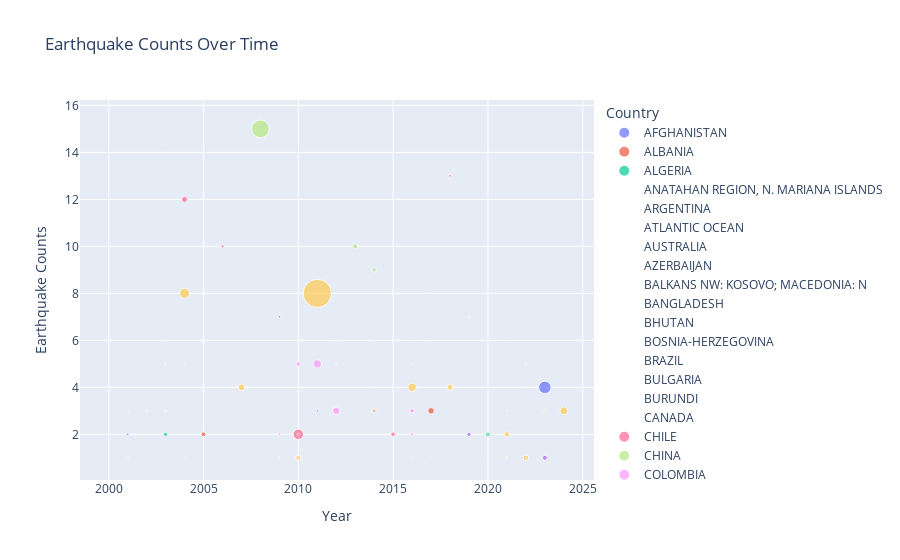

This figure's notebook cell:
### Code cell
# group by country and year, calculating total counts and sum of damages per year 
bubble_data = earthquakes.groupby(["Country Name", "Year"]).agg(
    Earthquake_Count=("Country Name", "count"),
    Total_Damage_Mil=("Total Damage ($Mil)", "sum")
).reset_index()

# maybe remove the coutnries that dont have totaldamagemil???
fig = px.scatter(
    bubble_data,
    x="Year",
    y="Earthquake_Count",
    size="Total_Damage_Mil",
    color="Country Name",
    title="Earthquake Counts Over Time",
    labels={"Earthquake_Count": "Earthquake Counts", "Total_Damage_Mil": "Total Damage ($Mil)"},
    hover_data={"Total_Damage_Mil": True, "Country Name": True}
)

# improving layout 
fig.update_layout(
    xaxis_title="Year",
    yaxis_title="Earthquake Counts",
    legend_title="Country",
)
fig.show()
